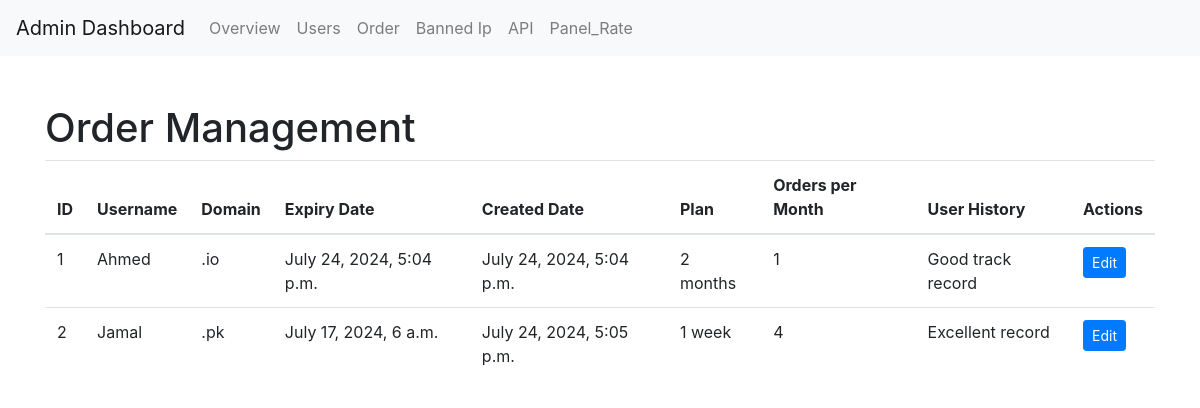
Page /admindash/order_list/ (signed in) on the committed database.
### admindash/models.py (models this page shows, shortened)
class Order(models.Model):
    user = models.ForeignKey(settings.AUTH_USER_MODEL, on_delete=models.CASCADE)
    domain = models.CharField(max_length=255)
    expiry_date = models.DateTimeField()
    created_date = models.DateTimeField(auto_now_add=True)
    plan = models.CharField(max_length=50)
    orders_per_month = models.IntegerField()
    user_history = models.TextField(blank=True)

### admindash/views.py (the view)
# urls.py: path('order_list/', order_list, name='orders'),
@login_required
def order_list(request):
    orders = Order.objects.all()
    return render(request, 'templates/order_list.html', {'orders': orders})

### templates/order_list.html
{% extends 'base_admin.html' %}
{% block content %}
<h1>Order Management</h1>
<table class="table">
    <thead>
        <tr>
            <th>ID</th>
            <th>Username</th>
            <th>Domain</th>
            <th>Expiry Date</th>
            <th>Created Date</th>
            <th>Plan</th>
            <th>Orders per Month</th>
            <th>User History</th>
            <th>Actions</th>
        </tr>
    </thead>
    <tbody>
        {% for order in orders %}
        <tr>
            <td>{{ order.id }}</td>
            <td>{{ order.user.username }}</td>
            <td>{{ order.domain }}</td>
            <td>{{ order.expiry_date }}</td>
            <td>{{ order.created_date }}</td>
            <td>{{ order.plan }}</td>
            <td>{{ order.orders_per_month }}</td>
            <td>{{ order.user_history }}</td>
            <td>
                <a href="#" class="btn btn-primary btn-sm">Edit</a>
            </td>
        </tr>
        {% endfor %}
    </tbody>
</table>
{% endblock %}

### rows in the picture
Order: id "1", user.username "Ahmed", domain ".io", expiry_date "July 24, 2024, 5:04 p.m.", created_date "July 24, 2024, 5:04 p.m.", plan "2 months", orders_per_month "1", user_history "Good track record"
Order: id "2", user.username "Jamal", domain ".pk", expiry_date "July 17, 2024, 6 a.m.", created_date "July 24, 2024, 5:05 p.m.", plan "1 week", orders_per_month "4", user_history "Excellent record"
